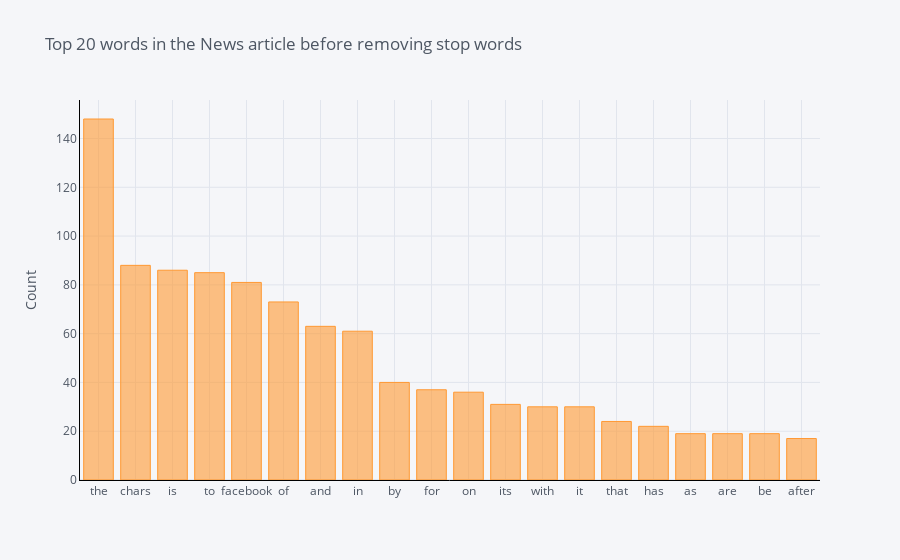

Notebook code for this chart:
### Code cell
# A genralized function to fetch the top n words from the corpus 
def get_top_n_words(corpus, n=None):
    vec = CountVectorizer().fit(corpus)
    bag_of_words = vec.transform(corpus)
    sum_words = bag_of_words.sum(axis=0) 
    words_freq = [(word, sum_words[0, idx]) for word, idx in vec.vocabulary_.items()]
    words_freq =sorted(words_freq, key = lambda x: x[1], reverse=True)
    return words_freq[:n]
common_words = get_top_n_words(news_articles_df['combined_text'], 20)

df1 = pd.DataFrame(common_words, columns = ['Text' , 'count'])

df1.groupby('Text').sum()['count'].sort_values(ascending=False).iplot(
    kind='bar', yTitle='Count', linecolor='black', title='Top 20 words in the News article before removing stop words')

### Figure 1 — Plotly figure (JSON) as saved in the notebook; plotly's stock layout.template omitted (floating-point values rounded to 4 significant figures)
{"data": [{"marker": {"color": "rgba(255, 153, 51, 0.6)", "line": {"color": "rgba(255, 153, 51, 1.0)", "width": 1}}, "name": "count", "orientation": "v", "text": "", "type": "bar", "x": ["the", "chars", "is", "to", "facebook", "of", "and", "in", "by", "for", "on", "its", "with", "it", "that", "has", "as", "are", "be", "after"], "y": [148, 88, 86, 85, 81, 73, 63, 61, 40, 37, 36, 31, 30, 30, 24, 22, 19, 19, 19, 17]}], "layout": {"legend": {"bgcolor": "#F5F6F9", "font": {"color": "#4D5663"}}, "paper_bgcolor": "#F5F6F9", "plot_bgcolor": "#F5F6F9", "title": {"font": {"color": "#4D5663"}, "text": "Top 20 words in the News article before removing stop words"}, "xaxis": {"gridcolor": "#E1E5ED", "linecolor": "black", "showgrid": true, "tickfont": {"color": "#4D5663"}, "title": {"font": {"color": "#4D5663"}, "text": ""}, "zerolinecolor": "#E1E5ED"}, "yaxis": {"gridcolor": "#E1E5ED", "linecolor": "black", "showgrid": true, "tickfont": {"color": "#4D5663"}, "title": {"font": {"color": "#4D5663"}, "text": "Count"}, "zerolinecolor": "#E1E5ED"}}}
